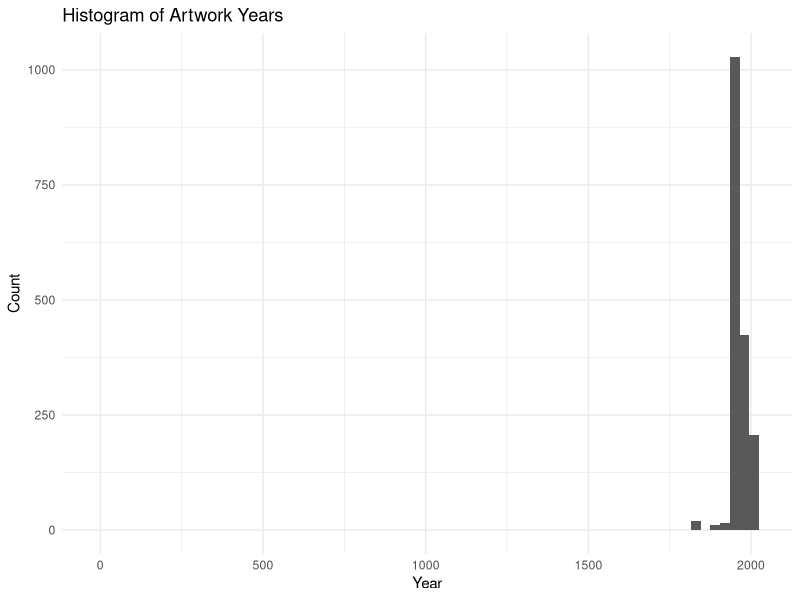
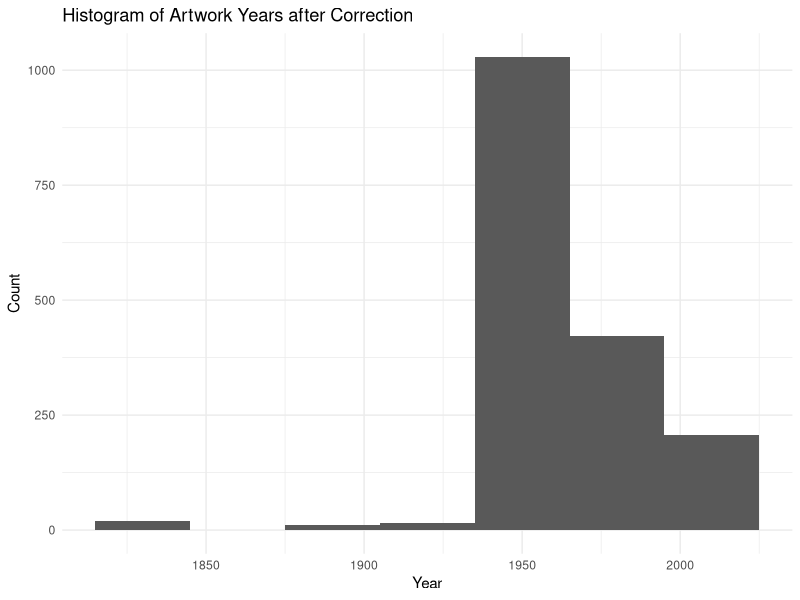

Generate these figures, in order, with R:
## ---- chunk 1
library(tidyverse) 
library(skimr)
## ---- chunk 2
art <- read_csv("data/art.csv")
## ---- chunk 3
# Remove eval = FALSE or set it to TRUE once data is ready to be loaded
art_cleaned <- art %>%
  separate(titles, into = c("title", "date"), sep = "\\(") %>%
  mutate(year = str_remove(date, "\\)") %>% as.numeric()) %>%
  select(title, artists, year, links)

## ---- chunk 4

skimmed_summary <- skim(art_cleaned)
print(skimmed_summary)

## ---- chunk 5
ggplot(art_cleaned, aes(x = year)) +
  geom_histogram(binwidth = 30) +
  theme_minimal() +
  labs(x = "Year", y = "Count", title = "Histogram of Artwork Years")
## ---- chunk 6

wrong_year <- art_cleaned %>% 
  filter(year < 500)
print(wrong_year)

# Modify to the correct year
correct_year = 1964
art_cleaned <- art_cleaned %>% 
  mutate(year = case_when(
    year == 2 ~ correct_year, 
    TRUE ~ year
  ))

# Replot the histogram 
ggplot(art_cleaned, aes(x = year)) +
  geom_histogram(binwidth = 30) +
  theme_minimal() +
  labs(x = "Year", y = "Count", title = "Histogram of Artwork Years after Correction")


